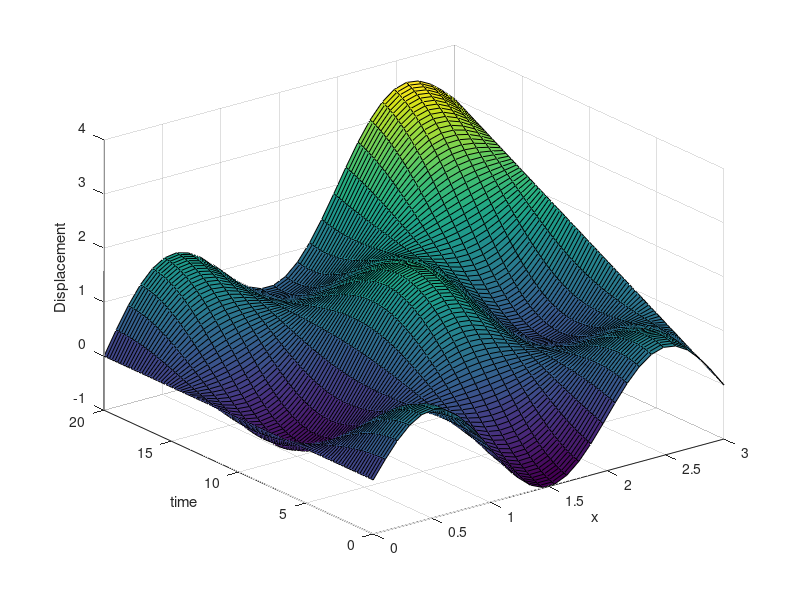

Write MATLAB code to recreate this figure. (Note: this script raises an error after producing the figure.)
clear all
clc

% Design parameters - x = [0 < x < 3]

% Uncertain parameters - c [0.05 < c < 0.5]

Ndesign = 1;
Ncalib = 1;

Bounds = [0,3;0.05,0.5];

ctrue = 0.1;
% ktrue = 3;

% Generate Experimental Data
Npoints = 30;
X = linspace(Bounds(1,1),Bounds(1,2),Npoints);

% figure
% plot(X,sin(pi*X))

f=fopen('test_doe.txt','w+');
fprintf(f,'x\n');
fprintf(f,'%f\n',X');
fclose(f);

Time = 0:0.2:20;

cd ./test-data
for i=1:Npoints

    clear U
    for timec = 1:size(Time,2)
    
        U(timec,1) = Time(timec);
        
        t = Time(timec);
               
        U(timec,2) = 0.5*(sin(pi*(X(i) - ctrue*Time(timec))) + sin(pi*(X(i) + ctrue*Time(timec)))) + X(i)*Time(timec)/20;
    end
    
% % %     Data(:,:,i) = U;
    TrueDataSurf(:,i) = U(:,2);
    
    clear name
    name = sprintf('test_output_%d.dat',i);
    
f=fopen(name,'w+');
fprintf(f,'Time\tu\n');
fprintf(f,'%f\t%f\n',[U(:,1) U(:,2)]');
fclose(f);

end
cd ..

figure
surf(X,Time,TrueDataSurf)
xlabel('x')
ylabel('time')
zlabel('Displacement')


% Generate Simulation Data
Npointssim = 50;
Datanormsim = lhsdesign(Npointssim,Ndesign+Ncalib);
Datasim = zeros(Npointssim,Ncalib);

for i = 1:Npointssim
    for j = 1:Ndesign+Ncalib
        Datasim(i,j) = Datanormsim(i,j)*(Bounds(j,2) - Bounds(j,1)) + Bounds(j,1);
    end
end



f=fopen('sim_doe.txt','w+');
fprintf(f,'x\tc\n');
fprintf(f,'%f\t%f\n',[Datasim(:,1),Datasim(:,2)]');
fclose(f);



cd ./sim-data
for i=1:Npointssim

    clear U
    for timec = 1:size(Time,2)
    
        U(timec,1) = Time(timec);
        
        t = Time(timec);
             
        U(timec,2) = sin(pi*(Datasim(i,1) - Datasim(i,2)*Time(timec)));
    end
    
    clear name
    name = sprintf('sim_output_%d.dat',i);

    
    
    
f=fopen(name,'w+');
fprintf(f,'Time\tu\n');
fprintf(f,'%f\t%f\n',[U(:,1) U(:,2)]');
fclose(f);

end
cd ..


bayesian_call('input_data.txt')

 
 
 
 
 
 
 
 
 
 
% % 
% % % Generate Simulated Data
% % Npointssim = 50;
% % Datanormsim = lhsdesign(Npointssim,Ndesign+Ncalib);
% % Datasim = zeros(Npointssim,Ndesign+Ncalib);
% % 
% % for i = 1:Npointssim
% %     for j = 1:Ndesign+Ncalib
% %         Datasim(i,j) = Datanormsim(i,j)*(Bounds(j,2) - Bounds(j,1)) + Bounds(j,1);
% %     end
% % end
% % 
% % for i = 1:Npointssim
% % 
% % x = Datasim(i,1);
% % beta = Datasim(i,2);
% % 
% % ShockPos = pi - asin(sqrt(1-beta^2));
% % 
% % if x <= ShockPos
% %     Datasim(i,Ndesign+Ncalib+1) = sin(x);
% % end
% % 
% % if x > ShockPos
% %    Datasim(i,Ndesign+Ncalib+1) = -1*sin(x);
% % end
% %  
% % end
% % 
% % f=fopen('sim.dat','w+');
% % fprintf(f,'x\tbeta\tu\n');
% % fprintf(f,'%f\t%f\t%f\n',[Datasim(:,1) Datasim(:,2) Datasim(:,3)]');
% % fclose(f);
% % 
% % 
% % figure
% % plot(Data(:,1),Data(:,2),'*r');
% % hold on
% % plot(Datasim(:,1),Datasim(:,3),'.');
% % 
% % 
% % 
% % 
% % 
% % 
% % 
% % 
% % load pout
% % 
% % 
% % 
% % 
% % 
% % % --Added by Ankur
% % 'Pout saved'
% % 
% % 
% % % showPvals(pout.pvals)
% % % 
% % % % Prediction plot
% % % 
% % % 
% % % BHM = [pout.pyhat_mean,pout.pyhat_std];
% % % 
% % % SIM = [pout.peta_mean,pout.peta_std];
% % % 
% % % 
% % % % for i = 1:Ndesign
% % % %     
% % % %     figure(i)
% % % %     plot(Test(:,i),Test(:,end),'.r');
% % % %     hold on
% % % %     errorbar(Test(:,i),BHM(:,1),BHM(:,2),'.');
% % % %     hold on
% % % %     errorbar(Test(:,i),SIM(:,1),SIM(:,2),'.k');
% % % % 
% % % % end
% % % 
% % % % Sensitivity Analysis
% % 
% % % sens=gSens(pout,'pvec',pout.pvec,'varlist','all');
% % % pout.sens = sens;
% % % save pout pout
% % % % 
% % 
% % 
% % % % Sensitivity Analysis
% % % 
% % % sens=gSens(pout,'pvec',pout.pvec,'varlist','all');
% % % pout.sens = sens;
% % % save pout pout
% % % 
% % % Smain = pout.sens.smePm;
% % % Stotal = pout.sens.stePm;
% % % 
% % % Sjoint = pout.sens.siePm;
% % % 
% % % Allsens1 = [Smain,Sjoint]';
% % % 
% % % [Allsens2,Ind] = sort(Allsens1,'descend');
% % % 
% % % 
% % % Labels = [pout.labels.x;pout.labels.theta];
% % % 
% % % 
% % % c=0;
% % % clear A
% % % for i = 1:(Ndesign+Ntheta)-1
% % %     for j = i+1:(Ndesign+Ntheta)
% % %     
% % %         c=c+1;
% % %         A(c,1) = strcat(Labels(i),',',Labels(j));
% % %     end
% % % end
% % % 
% % % LabelsAll = [Labels;A];
% % % 
% % % LabelsAllsort = LabelsAll(Ind);
% % % 
% % % Pick = 3;
% % % Allsens = Allsens2(1:Pick);
% % % LabelsFinal = LabelsAllsort(1:Pick-1);
% % % LabelsFinal = [LabelsFinal;'Others'];
% % % 
% % % explode = zeros(size(Allsens));
% % % 
% % % clear c;clear offset
% % % [c,offset] = max(Allsens);
% % % explode(offset) = 1;
% % % 
% % % figure
% % % h = pie(Allsens,explode);
% % % colormap cool
% % % 
% % % textObjs = findobj(h,'Type','text');
% % % oldStr = get(textObjs,{'String'});
% % % val = get(textObjs,{'Extent'});
% % % oldExt = cat(1,val{:});
% % % 
% % % % Names = {'Product X: ';'Product Y: ';'Product Z: '};
% % % Names = LabelsFinal;
% % % newStr = strcat(Names,oldStr);
% % % set(textObjs,{'String'},newStr)
% % % 
% % % val1 = get(textObjs, {'Extent'});
% % % newExt = cat(1, val1{:});
% % % offset = sign(oldExt(:,1)).*(newExt(:,3)-oldExt(:,3))/2;
% % % pos = get(textObjs, {'Position'});
% % % textPos =  cat(1, pos{:});
% % % textPos(:,1) = textPos(:,1)+offset;
% % % set(textObjs,{'Position'},num2cell(textPos,[3,2]))
% % % 
% % % 
% % % 
% % % 
% % % 
% % % % Output pdf
% % % clear a1;clear a2;clear a3;
% % % [a1,a2,a3] = size(pout.pyhat);
% % % Pdf = zeros(a1*a3,2);
% % % 
% % % c=0;
% % % for i = 1:a1
% % %     for j = 1:a3
% % %         c=c+1;
% % %     Pdf(c,1) = pout.pyhat(i,1,j);
% % % 
% % %     Pdf(c,2) = pout.peta(i,1,j);
% % %     end
% % % end
% % % 
% % % 
% % %  nbin = 10;
% % % [Ankur1,Ankur2] = hist(Pdf(:,1),nbin);
% % % [Ankur3,Ankur4] = hist(Pdf(:,2),nbin);
% % %                 
% % % figure
% % % plot(Ankur2,Ankur1,'r','linewidth',2)    
% % % hold on
% % % plot(Ankur4,Ankur3,'linewidth',2)    
% % % grid on
% % % legend('BHM output pdf','SIM output pdf');
% % % 
% % % 
% % % 
% % % 
% % % 
% % % 
% % % 
% % % 
% % 
% 
% 
% 
% 
% 
% 
% 
% 
